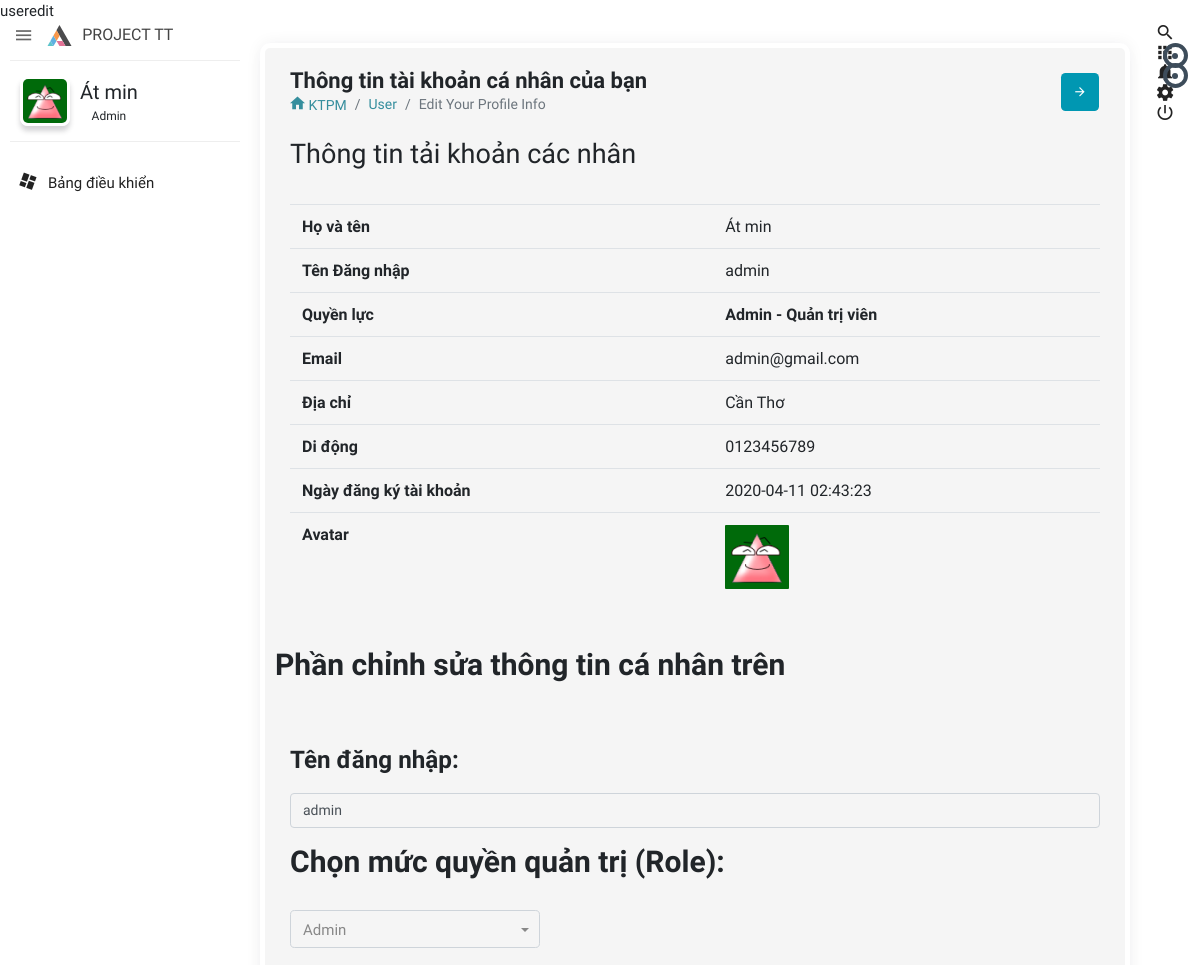
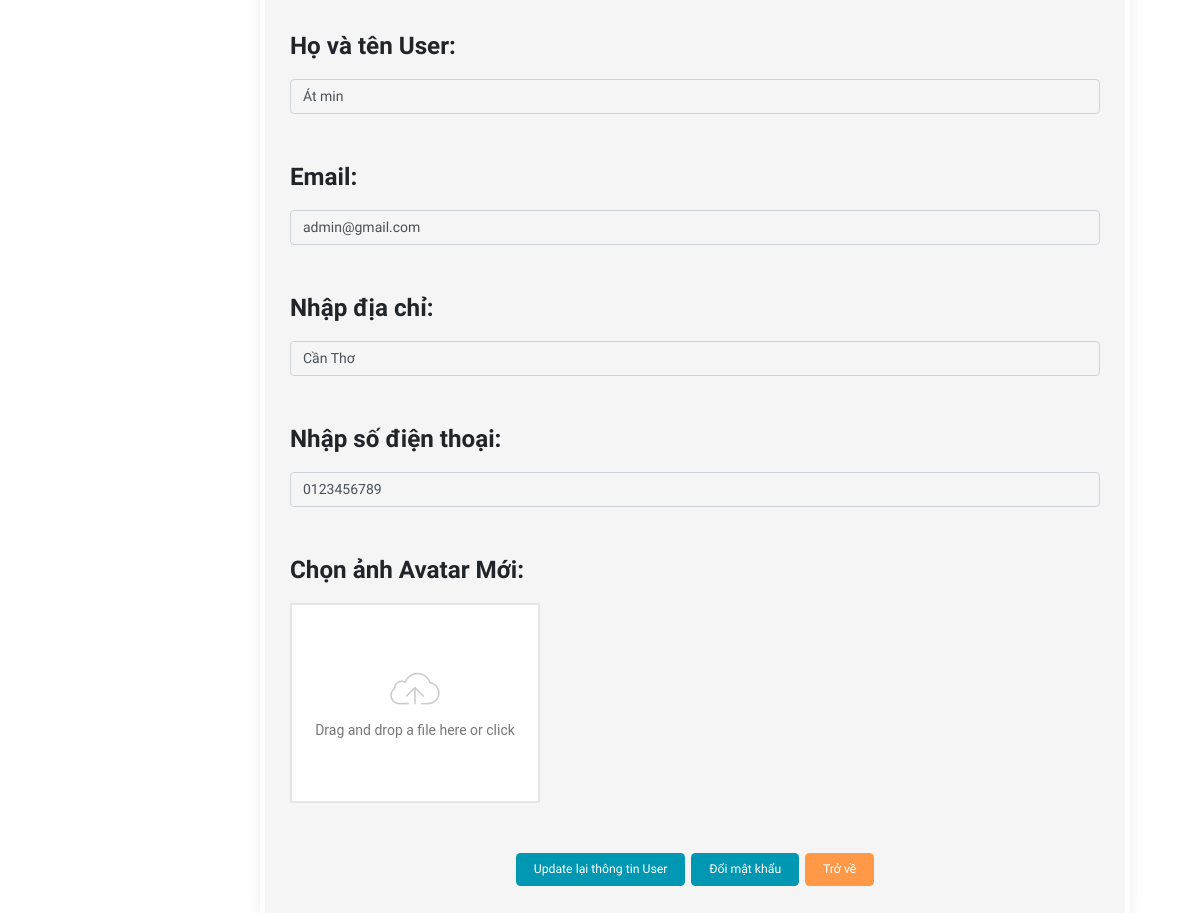
The app's page /admin.php?controller=user&action=edit&user_id=1040 (signed in) with its own data (2 pictures, top to bottom).
### tables this page shows
CREATE TABLE `users` (
  `id` int(11) NOT NULL,
  `user_username` varchar(50) DEFAULT NULL,
  `user_password` varchar(100) DEFAULT NULL,
  `user_name` varchar(255) DEFAULT NULL,
  `role_id` int(11) NOT NULL DEFAULT 0,
  `user_avatar` varchar(550) DEFAULT 'author-auto.png',
  `user_email` varchar(255) DEFAULT NULL,
  `user_phone` varchar(20) DEFAULT NULL,
  `user_address` varchar(200) DEFAULT NULL,
  `createDate` datetime DEFAULT NULL,
  `verified` int(11) NOT NULL DEFAULT 0,
  `verificationCode` varchar(500) DEFAULT NULL,
  `editTime` datetime DEFAULT NULL
);

### admin/controllers/user/edit.php (called while the page is built, shortened)
<?php
if (isset($_GET['user_id'])) $user_id = intval($_GET['user_id']);
else $user_id = 0;
global $user_nav;
$login_user = get_a_record('users', $user_nav);
require_once('admin/models/users.php');
$user_info = get_a_record('users', $user_id);
require('admin/views/user/edit.php');

### lib/config/database.php (called while the page is built, shortened)
<?php
if (isset($_SESSION['user'])) {
    $user_nav = $_SESSION['user']['id'];
}

### lib/model.php (called while the page is built, shortened)
<?php
require('config/database.php');
function get_a_record($table, $id, $select = '*')
{
    $id = intval($id);
    global $linkconnectDB;
    $sql = "SELECT $select FROM `$table` WHERE id=$id";
    $query = mysqli_query($linkconnectDB, $sql) or die(mysqli_error($linkconnectDB));
    $data = NULL;
    if (mysqli_num_rows($query) > 0) {
        $data = mysqli_fetch_assoc($query);
    }
    return $data;
}

### admin/views/user/edit.php (the view, shortened to what this page needs)
<?php require('admin/views/shared/header.php'); ?>
<?php require('admin/views/shared/rightnavbar.php'); ?>
<?php require('admin/views/shared/leftnavbar.php'); ?>
<section class="content">
    <div class="body_scroll">
        <div class="block-header">
            <div class="row">
                <div class="col-lg-7 col-md-6 col-sm-12">
                    <h2>Thông tin tài khoản cá nhân của bạn</h2>
                    <ul class="breadcrumb">
                        <li class="breadcrumb-item"><a href="<?= PATH_URL . 'home' ?>"><i class="zmdi zmdi-home"></i> KTPM</a></li>
                        <li class="breadcrumb-item"><a href="admin.php?controller=user&action=listall">User</a></li>
                        <li class="breadcrumb-item active">Edit Your Profile Info</li>
                    </ul>
                </div>
                <div class="col-lg-5 col-md-6 col-sm-12">
                    <button class="btn btn-primary btn-icon float-right right_icon_toggle_btn" type="button"><i class="zmdi zmdi-arrow-right"></i></button>
                </div>
            </div>
        </div>
        <div class="container-fluid">
            <div class="row clearfix">
                <div class="col-lg-12">
                    <div class="card">
                        <h3>Thông tin tải khoản các nhân</h3>
                        <table id="info" class="table">
                            <tr>
                                <td><strong>Họ và tên</strong></td>
                                <td><?php echo $user_info['user_name']; ?></td>
                            </tr>
                            <tr>
                                <td><strong>Tên Đăng nhập</strong> </td>
                                <td><?php echo $user_info['user_username']; ?></td>
                            </tr>
                            <tr>
                                <td><strong>Quyền lực</strong> </td>
                                <td><strong><?php if ($user_info['role_id'] == 0) {
                                                echo 'Người đăng ký';
                                            } elseif ($user_info['role_id'] == 1) {
                                                echo 'Admin - Quản trị viên';
                                            } else echo 'Moderator'; ?></strong></td>
                            </tr>
                            <tr>
                                <td><strong>Email</strong> </td>
                                <td><?php echo $user_info['user_email']; ?></td>
                            </tr>
                            <tr>
                                <td><strong>Địa chỉ</strong> </td>
                                <td><?php echo $user_info['user_address']; ?></td>
                            </tr>
                            <tr>
                                <td><strong>Di động</strong> </td>
                                <td><?php echo $user_info['user_phone']; ?></td>
                            </tr>
                            <tr>
                                <td><strong>Ngày đăng ký tài khoản</strong> </td>
                                <td><?php echo $user_info['createDate']; ?></td>
                            </tr>
                            <tr>
                                <td><strong>Avatar</strong> </td>
                                <td><img style="max-width:200px;" src="public/upload/images/<?php echo $user_info['user_avatar']; ?>" alt="<?php echo $user_info['user_name']; ?>"> </td>
                            </tr>
                        </table>
                    </div>
                </div>
                <h2 style="font-weight: bold;">Phần chỉnh sửa thông tin cá nhân trên</h2>
                <div class="col-lg-12">
                    <form id="product-form" class="form-horizontal" method="post" action="admin.php?controller=user&action=edit" enctype="multipart/form-data" role="form">
                        <?php if ($login_user['role_id'] == 1) : ?>
                            <h4 class="card-inside-title" style="font-weight:bold;">Tên đăng nhập:</h4>
                            <div class="row clearfix">
                                <div class="col-sm-12">
                                    <div class="form-group">
                                        <input name="username" type="text" maxlength="50" value="<?php echo $user_info ? $user_info['user_username'] : ''; ?>" class="form-control" id="name" placeholder="VD: tanhongit" required="" />
                                    </div>
                                </div>
                            </div>
                            <h2 class="card-inside-title" style="font-weight:bold;">Chọn mức quyền quản trị (Role):</h2>
                            <div class="row clearfix">
                                <div class="col-lg-4 col-md-6">
                                    <div class="mb-3 form-group">
                                        <select name="roleid" required class="form-control show-tick" >
                                            <option value="1">Admin</option>
                                        </select>
                                    </div>
                                </div>
                            </div>
                        <?php else : ?>
                            <h4 class="card-inside-title" style="font-weight:bold;">Tên đăng nhập: "<?= $user_info['user_username'] ?>"</h4>
                            <input name="username" type="hidden" value="<?php echo $user_info ? $user_info['user_username'] : ''; ?>" class="form-control" />
                        <?php endif; ?>
                        <h4 class="card-inside-title" style="font-weight:bold;">Họ và tên User:</h4>
                        <div class="row clearfix">
                            <div class="col-sm-12">
                                <div class="form-group">
                                    <input name="name" type="text" maxlength="250" value="<?php echo $user_info ? $user_info['user_name'] : ''; ?>" class="form-control" id="name" placeholder="họ và tên thật..." required="" />
                                </div>
                            </div>
                        </div>
                        <h4 class="card-inside-title" style="font-weight:bold;">Email:</h4>
                        <div class="row clearfix">
                            <div class="col-sm-12">
                                <div class="form-group">
                                    <input name="email" type="email" maxlength="250" value="<?php echo $user_info ? $user_info['user_email'] : ''; ?>" class="form-control" id="color" placeholder="Nhập email của bạn..." required="" />
                                </div>
                            </div>
                        </div>
                        <h4 class="card-inside-title" style="font-weight:bold;">Nhập địa chỉ:</h4>
                        <div class="row clearfix">
                            <div class="col-sm-12">
                                <div class="form-group">
                                    <input name="address" type="text" maxlength="250" value="<?php echo $user_info ? $user_info['user_address'] : ''; ?>" class="form-control" id="material" placeholder="Địa chỉ người dùng ..." required="" />
                                </div>
                            </div>
                        </div>
                        <h4 class="card-inside-title" style="font-weight:bold;">Nhập số điện thoại:</h4>
                        <div class="row clearfix">
                            <div class="col-sm-12">
                                <div class="form-group">
                                    <input name="phone" type="text" pattern="[0-9\.]+" maxlength="20" value="<?php echo $user_info ? $user_info['user_phone'] : ''; ?>" class="form-control" id="totalview" required placeholder="0123456789..." />
                                </div>
                            </div>
                        </div>
                        <h4 class="card-inside-title" style="font-weight:bold;">Chọn ảnh Avatar Mới:</h4>
                        <div class="row clearfix">
                            <div class="col-sm-4">
                            </div>
                        </div>
                        <br><br>
                        <div class="form-group" style="text-align: center;">
                            <button class="btn btn-primary waves-effect" type="submit">Update lại thông tin User</button>
                            <a class="btn btn-primary waves-effect" href="admin.php?controller=user&action=change-password&amp;user_id=<?php echo $user_info['id']; ?>">Đổi mật khẩu</a>
                            <a class="btn btn-warning waves-effect" href="admin.php?controller=user&action=listall">Trở về</a>
                        </div>
                    </form>
                </div>
            </div>
        </div>
    </div>
</section>
<?php require('admin/views/shared/footer.php'); ?>

### admin/views/shared/leftnavbar.php (shortened to what this page needs)
<aside id="leftsidebar" class="sidebar">
    <div class="navbar-brand">
        <button class="btn-menu ls-toggle-btn" type="button"><i class="zmdi zmdi-menu"></i></button>
        <a href="index.php"><img src="admin/themes/images/logo.svg" width="25" alt="Aero"><span class="m-l-10">PROJECT TT</span></a>
    </div>
    <div class="menu">
        <ul class="list">
            <li>
                <div class="user-info">
                    <a class="image" href="admin.php?controller=user&action=info&user_id=<?= $user_nav ?>"><img src="public/upload/images/<?= $user_info_nav['user_avatar'] ?>" alt="User"></a>
                    <div class="detail">
                        <h4><?= $user_info_nav['user_name'] ?></h4>
                        <small><?php if ($user_info_nav['role_id'] == 1) echo 'Admin';
                                elseif ($user_info_nav['role_id'] == 2) echo 'Moderator';
                                else echo "User"; ?></small>
                    </div>
                </div>
            </li>
            <li <?php if (isset($home_nav)) echo $home_nav; ?>><a href="admin.php"><i class="zmdi zmdi-view-dashboard"></i><span>Bảng điều khiển</span></a></li>
        </ul>
    </div>
</aside>

### records on screen
users: user_avatar (picture), user_name "Át min", user_username "admin", user_email "admin@gmail.com", user_address "Cần Thơ", user_phone "0123456789", createDate "2020-04-11 02:43:23", username "admin", name "Át min", email "admin@gmail.com", address "Cần Thơ", phone "0123456789"

### other values on screen
$action "edit"
